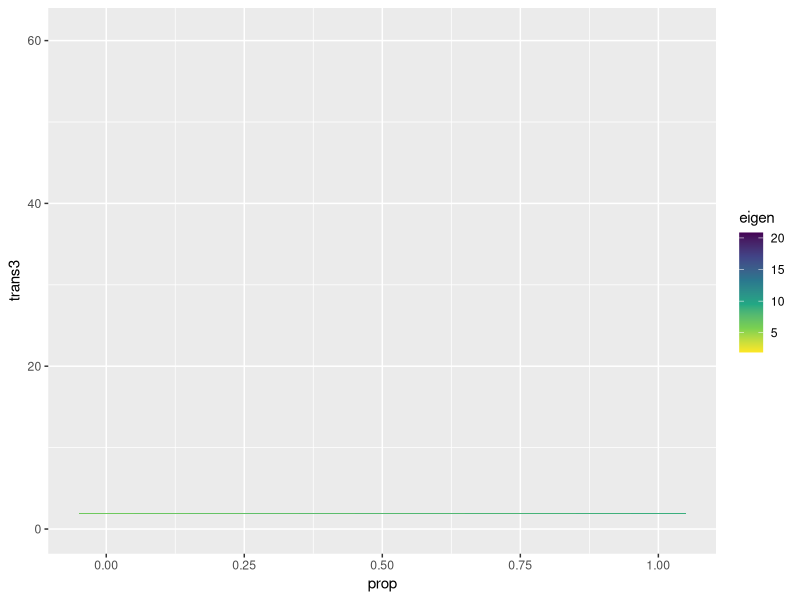
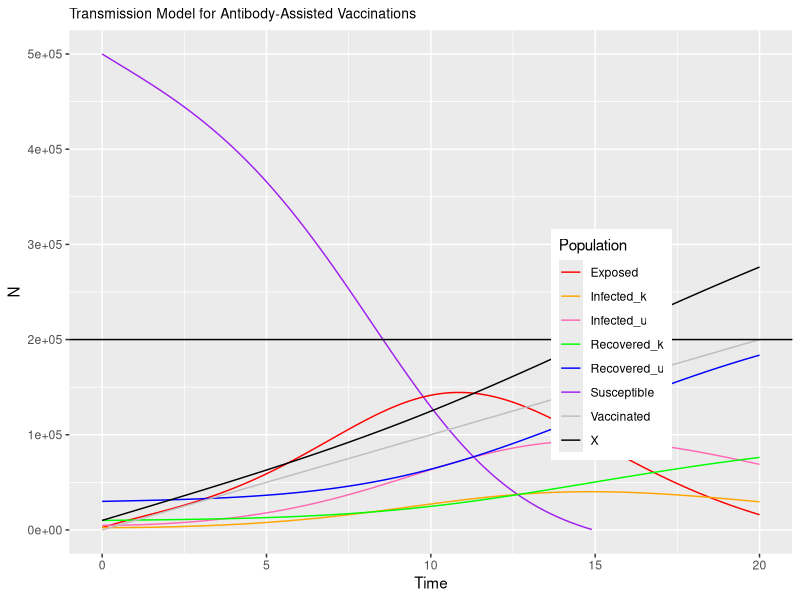
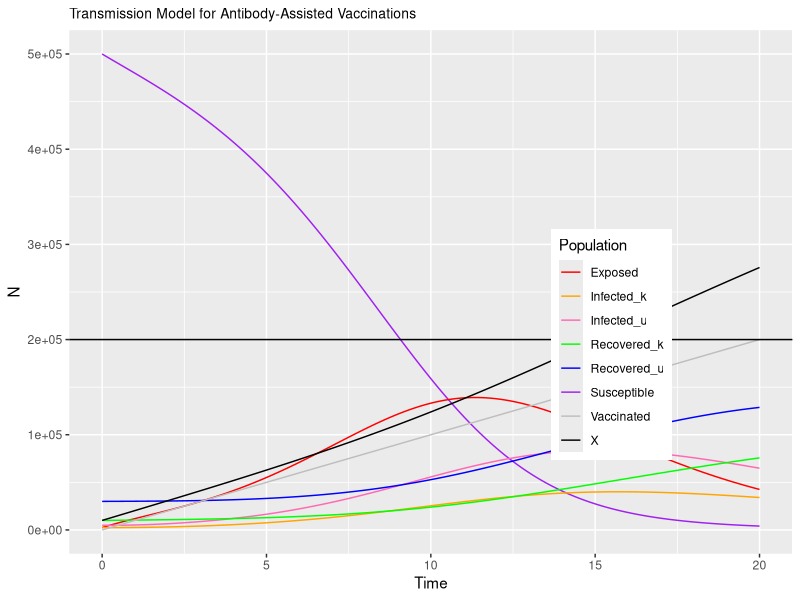

Write R code to recreate these figures, in order.
## ---- chunk 1
library(tidyverse)
library(magrittr)
library(deSolve)
library(here)
## ---- chunk 2
#Grid search through parameters

data <- expand.grid(prop = seq(0,1,0.1), 
                   inc = seq(1/8,1/4,0.03),
                   reco = seq(1/8,1/4,0.03),
                   mort1 = seq(1/100,1/100,0.5),
                   trans1 = seq(0.001,0.07,0.01),
                   trans2 = seq(0.001,0.07,0.01),
                   mort2 = seq(1/100,1/100,1),
                   birth = seq(10,10,1))


mat <- matrix(1:9, nrow = 3, ncol = 3)


m <- nrow(data)

for(n in 1:m){
  mat[1] = 0
  mat[2] = (data$trans1[n]*data$birth[n])/(data$mort1[n]*(data$inc[n]+data$mort1[n]))
  mat[3] = (data$trans2[n]*data$birth[n])/(data$mort1[n]*(data$inc[n]+data$mort1[n]))
  mat[4] = (data$prop[n]*data$inc[n])/(data$reco[n]+data$mort2[n])
  mat[5] = 0
  mat[6] = 0
  mat[7] = ((1-data$prop[n])*data$inc[n])/(data$reco[n]+data$mort2[n])
  mat[8] = 0
  mat[9] = 0
  eigen <- max(eigen(mat)$values)
  data$eigen[n] <- eigen
}

data$trans3 <- data$trans1/data$trans2

data %>% ggplot(aes(x=prop,y=trans3,fill=eigen))+geom_tile()+scale_fill_viridis_c(direction=-1)

#when prop is high, most infected individuals are in the Ik category
#trans1 is beta for Ik
#So if prop is high and trans3 is high then that should be the highest R0 because most individuals are Ik and Ik has higher beta in this case


## ---- chunk 3
de<-function(t,x,params){
  S <- x[1]
  E <- x[2]
  Ik <- x[3]
  Iu <- x[4]
  Rk <- x[5]
  Ru <- x[6]
  V <- x[7]
  with(as.list(params),{
    dS <- -beta*S*Ik - beta*S*Iu - phi*gamma - (1-phi)*gamma*(S/(S+E+Iu+Ru))
    dE <- beta*S*Ik + beta*S*Iu - psi*theta*E - (1-psi)*theta*E - (1-phi)*gamma*(E/(S+E+Iu+Ru))
    dIk <- psi*theta*E - alpha*Ik
    dIu <- (1-psi)*theta*E - alpha*Iu - (1-phi)*gamma*(Iu/(S+E+Iu+Ru))
    dRk <- alpha*Ik
    dRu <- alpha*Iu - (1-phi)*gamma*(Ru/(S+E+Iu+Ru))
    dV <- gamma
    res<-c(dS,dE,dIk,dIu,dRk,dRu,dV)
    list(res)
  })}
maxTime <- 100.0 # time
times<-seq(0,maxTime,by=0.1) # how often this calculates
# notes on params
# beta =      <- contact transmission rate
# phi =       <- range:0-1 proportion vaccines targeted to known susceptible individuals
# psi =       <- range: 0-1 probability infected individuals are identified
# alpha =     <- recovery rate
# gamma =     <- number of daily vaccines

params<-c(beta=0.000003,
          phi=1,
          psi=0.3,
          theta=1/5,
          alpha=1/7,
          gamma=10000)  # model parameters

R0 <-(params[1]/params[3]) #calculate R0 with current parameters

xstart<-c(S=500000,
          E=2500,
          Ik=2500,
          Iu=5000,
          Rk=10000,
          Ru=30000,
          V=0)  # initial conditions
## ---- chunk 4
params<-c(beta=0.000003,
          phi=1,
          psi=0.3,
          theta=1/5,
          alpha=1/7,
          gamma=10000)  # model parameters


R0 <-(params[1]/params[3]) #calculate R0 with current parameters

output<-as.data.frame(lsoda(xstart,times,de,params)) # tells computer to solve (integrate) equations
output$X <- output$Rk + output$V
output$HI_threshold <- (1-1/R0)*xstart[1] #add in herd immunity threshold
output %>% ggplot(.,aes(x=time))+
  geom_line(aes(y=S,col="Susceptible"))+
  geom_line(aes(y=E,col="Exposed"))+
  geom_line(aes(y=Ik,col="Infected_k"))+
  geom_line(aes(y=Iu,col="Infected_u"))+
  geom_line(aes(y=Rk,col="Recovered_k"))+
  geom_line(aes(y=Ru,col="Recovered_u"))+
  geom_line(aes(y=V,col="Vaccinated"))+
  geom_line(aes(y=X,col="X"))+
  scale_colour_manual(values = c("red","orange","hotpink","green","blue","purple","gray","black"))+
  theme(legend.position = c(0.75,0.4))+
  labs(y="N",x="Time",col="Population")+
  ggtitle("Transmission Model for Antibody-Assisted Vaccinations")+
  theme(plot.title = element_text(hjust=, size=10))+
  geom_hline(yintercept=2*10^5)+
  xlim(0,20)+ylim(0,500000)
## ---- chunk 5
params<-c(beta=0.000003,
          phi=0,
          psi=0.3,
          theta=1/5,
          alpha=1/7,
          gamma=10000)  # model parameters

output<-as.data.frame(lsoda(xstart,times,de,params)) # tells computer to solve (integrate) equations
output$X <- output$Rk + output$V
output$HI_threshold <- (1-1/R0)*xstart[1] #add in herd immunity threshold
output %>% ggplot(.,aes(x=time))+
  geom_line(aes(y=S,col="Susceptible"))+
  geom_line(aes(y=E,col="Exposed"))+
  geom_line(aes(y=Ik,col="Infected_k"))+
  geom_line(aes(y=Iu,col="Infected_u"))+
  geom_line(aes(y=Rk,col="Recovered_k"))+
  geom_line(aes(y=Ru,col="Recovered_u"))+
  geom_line(aes(y=V,col="Vaccinated"))+
  geom_line(aes(y=X,col="X"))+
  scale_colour_manual(values = c("red","orange","hotpink","green","blue","purple","gray","black"))+
  theme(legend.position = c(0.75,0.4))+
  labs(y="N",x="Time",col="Population")+
  ggtitle("Transmission Model for Antibody-Assisted Vaccinations")+
  theme(plot.title = element_text(hjust=, size=10))+
  geom_hline(yintercept=2*10^5)+
  xlim(0,20)+ylim(0,500000)
